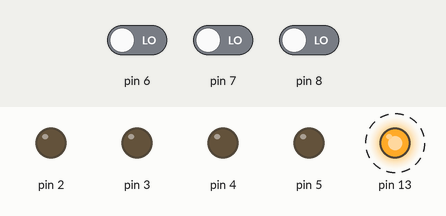
Simulated run of this program. Board: Arduino Uno, built with avr-gcc and run on an emulated ATmega328P. Shown: output pins drawn as LEDs (lit = HIGH). Dashed ring = blinking. The inputs (shaded band) are chosen by the test bench; at power-on: pin 6 LOW, pin 7 LOW, pin 8 LOW.

Above: at 0.1 s.
At 39.1 s:
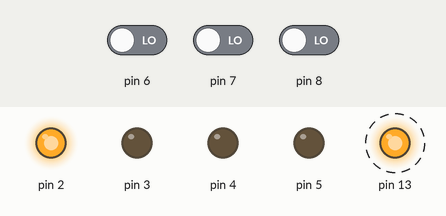
Timing chart, 0 to 40.0 s (numbered marks = the images above):
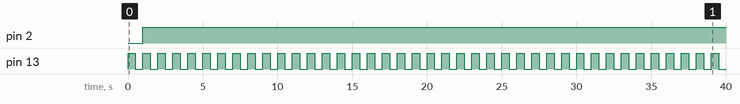

The program:

main.cpp
```cpp
#include <Arduino.h>
int Z=0,Y=0,X=0;
int D,C,B,A;

//Code released under GNU GPL.  Free to use for anything.
void disp_7447(int D, int C, int B, int A)
{
  digitalWrite(2, A); //LSB
  digitalWrite(3, B);
  digitalWrite(4, C);
  digitalWrite(5, D); //MSB

}
// the setup function runs once when you press reset or power the board
void setup() {
    pinMode(2, OUTPUT);
    pinMode(3, OUTPUT);
    pinMode(4, OUTPUT);
    pinMode(5, OUTPUT);
    pinMode(6, INPUT);
    pinMode(7, INPUT);
    pinMode(8, INPUT);
    pinMode(13,OUTPUT);
}

// the loop function runs over and over again forever
void loop() {
Z = digitalRead(6);//LSB
Y = digitalRead(7);
X = digitalRead(8);;//MSB
  A=(X&&Y)||(!X&&!Y)||(!Y&&Z);
  B=0;
  C=0;
  D=0;
  digitalWrite(13,HIGH);
  delay(500);
  digitalWrite(13,LOW);
  delay(500);

disp_7447(D,C,B,A);
}
```

Measured:
- by itself, pin 2: LOW → HIGH at 1.0 s
- by itself, pin 13: alternates HIGH for 0.50 s and LOW for 0.50 s
